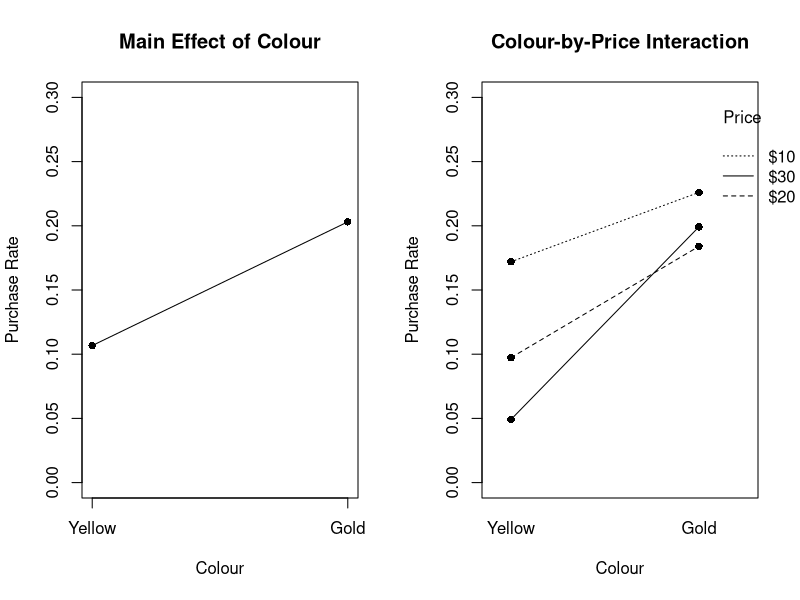
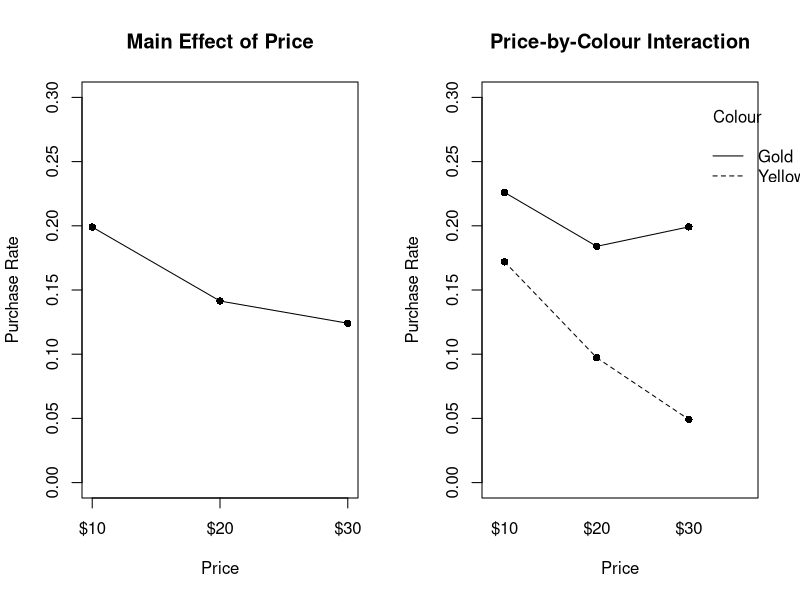

Reproduce these figures in R, in order.
## Tinyco's Bananimal Example

# Read-in the data
tinyco <- read.csv(file = "bananimal.csv", header = TRUE)

# Extract and personalize the variables for easy use
y <- tinyco$y
tinyco$colour <- factor(tinyco$colour, levels = c("y", "g"), 
                        labels = c("Yellow", "Gold"))
colour <- tinyco$colour
tinyco$price <- factor(tinyco$price, levels = c(10,20,30), 
                       labels = c("$10", "$20", "$30"))
price <- tinyco$price

# Numerically summarize the data
summary(tinyco)

# Overall Purchase rate
mean(y)

# Purchase rate by colour
agg.col <- aggregate(y, by = list(Colour = colour), FUN = mean)
agg.col

# Purchase rate by price
agg.prc <- aggregate(y, by = list(Price = price), FUN = mean)
agg.prc

# Purchase rate by colour by price
agg.col.prc <- aggregate(y, by = list(Price = price, Colour = colour), 
                         FUN = mean)
agg.col.prc 


# Main and interaction effect plots for Colour
par(mfrow=c(1,2))
plot(x = 1:2, y = agg.col$x, 
     pch = 16, ylim = c(0, 0.3), xaxt = "n", xlab = "Colour", 
     ylab = "Purchase Rate", main = "Main Effect of Colour")
lines(x = 1:2, y = agg.col$x)
axis(side = 1, at = 1:2, labels = levels(colour))

interaction.plot(colour, price, y, main = "Colour-by-Price Interaction", 
                 xlab = "Colour", ylab = "Purchase Rate", ylim = c(0,0.3),
                 trace.label = "Price")
points(x = c(1,1,1,2,2,2), y = agg.col.prc$x, pch = 16)


# Main and interaction effect plots for Price
plot(x = 1:3, y = agg.prc$x, 
     pch = 16, ylim = c(0, 0.3), xaxt = "n", xlab = "Price", 
     ylab = "Purchase Rate", main = "Main Effect of Price")
lines(x = 1:3, y = agg.prc$x)
axis(side = 1, at = 1:3, labels = levels(price))

interaction.plot(price, colour, y, main = "Price-by-Colour Interaction", 
                 xlab = "Price", ylab = "Purchase Rate", ylim = c(0,0.3),
                 trace.label = "Colour")
points(x = c(1,1,2,2,3,3), y = agg.col.prc$x[c(1,4,2,5,3,6)], pch = 16)


# Fit the main effects model
main <- glm(y ~ colour + price, family = binomial(link = "logit"))
summary(main)

# Is the main effect of colour significant?
red1 <- glm(y ~ price, family = binomial(link = "logit"))
# Manually:
t <- 2*(logLik(main) - logLik(red1))
pval <- pchisq(q = t, df = 1, lower.tail = FALSE)
cat(paste0("Test Statistic: ", t, "\nP-value: ", pval))
# Or automatically:
anova(red1, main, test = "LRT")

# Is the main effect of price significant?
red2 <- glm(y ~ colour, family = binomial(link = "logit"))
# Manually:
t <- 2*(logLik(main) - logLik(red2))
pval <- pchisq(q = t, df = 2, lower.tail = FALSE)
cat(paste0("Test Statistic: ", t, "\nP-value: ", pval))
# Or automatically:
anova(red2, main, test = "LRT")

## BUT the interaction plots suggest interaction, so we should be careful 
## interpreting main effects

# Fit the full model that accounts for both main and interaction effects
full <- glm(y ~ colour * price, family = binomial(link = "logit"))
summary(full)

# Manually:
t <- 2*(logLik(full) - logLik(main))
pval <- pchisq(q = t, df = 2, lower.tail = FALSE)
cat(paste0("Test Statistic: ", t, "\nP-value: ", pval))
# Or automatically:
anova(main, full, test = "LRT")

# Which condition maximizes Purchase rate?
agg.col.prc
cond.counts <- aggregate(y, by = list(Price = price, Colour = colour), FUN = sum)
cond.counts
cond.sizes <- aggregate(y, by = list(Price = price, Colour = colour), FUN = length)
cond.sizes

# Are they all the same?
prop.test(x = cond.counts$x, n = cond.sizes$x)

# No, so which are different?
pairwise.prop.test(x = cond.counts$x, 
                   n = cond.sizes$x, 
                   p.adjust.method = "holm")

# Are 1,4,5,6 not significantly different?
prop.test(x = cond.counts$x[c(1,4:6)], n = cond.sizes$x[c(1,4:6)])







